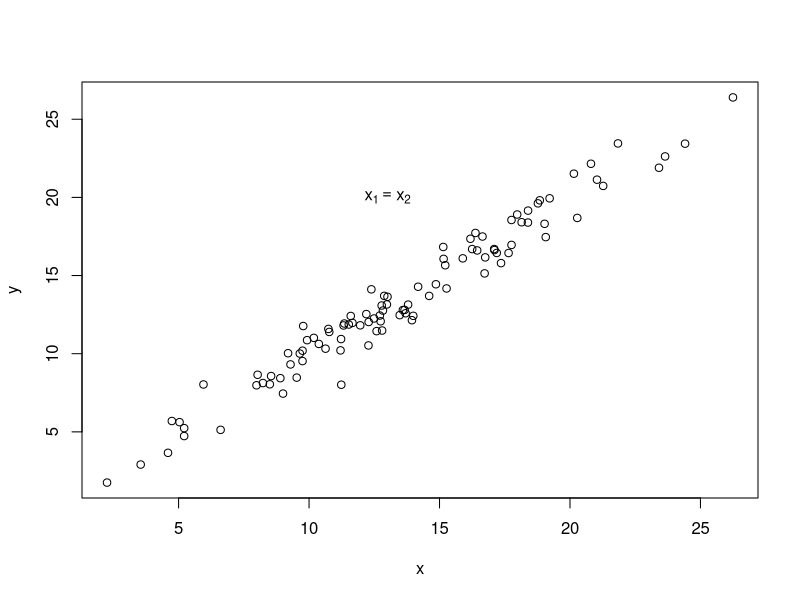
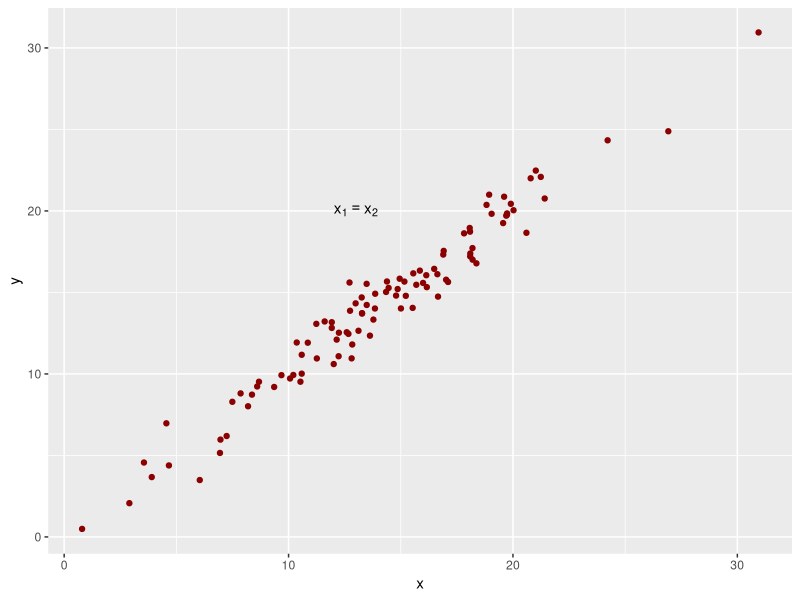
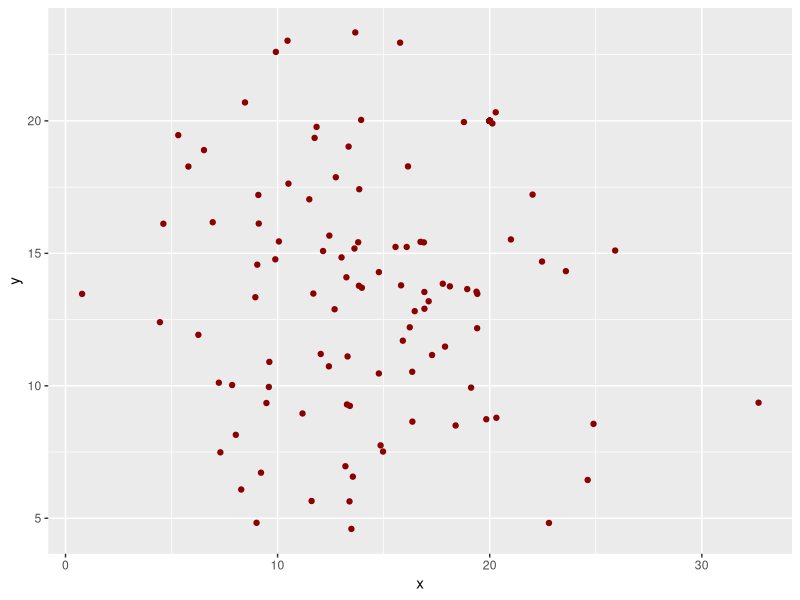
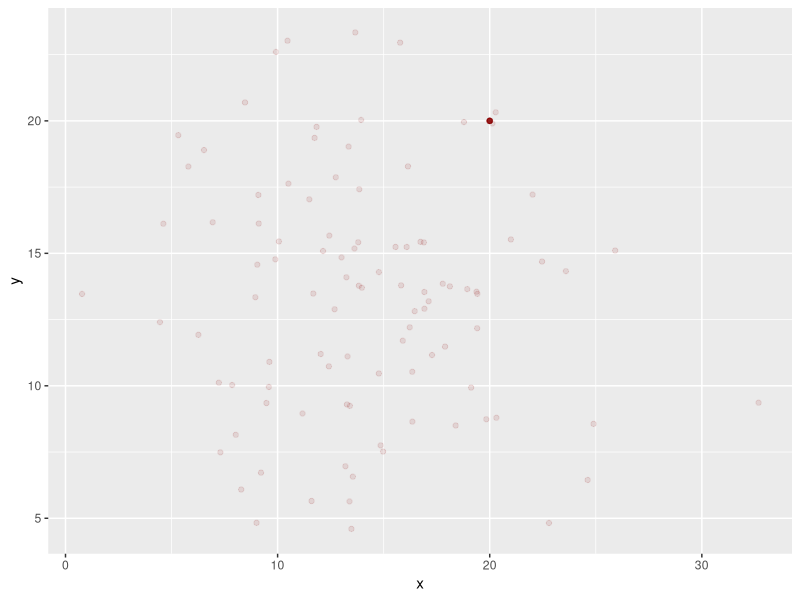
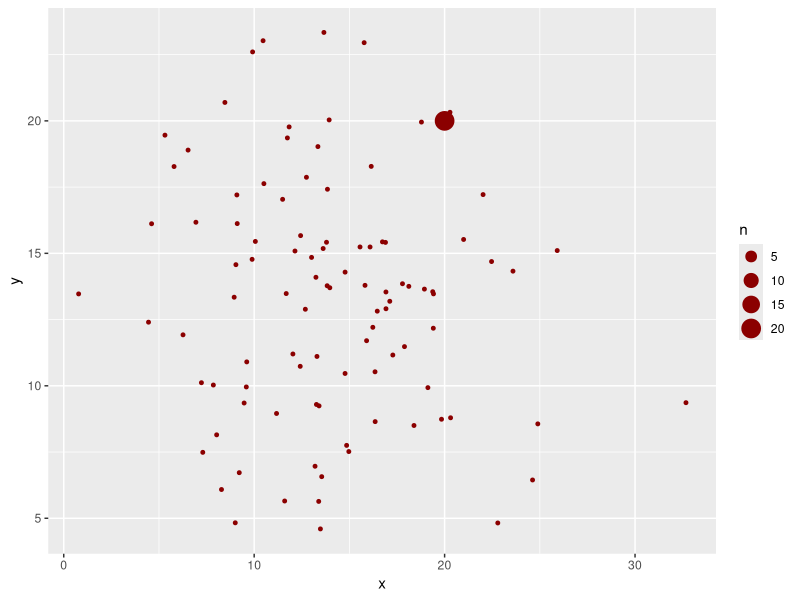
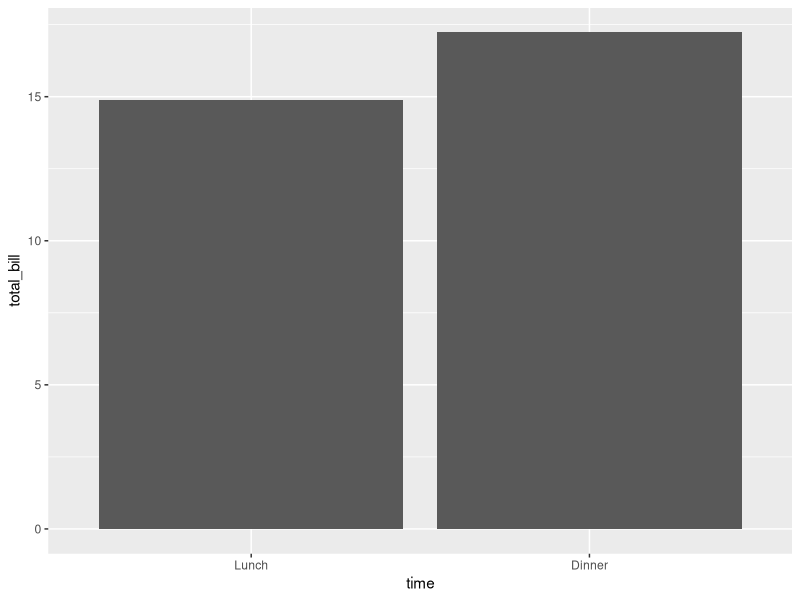
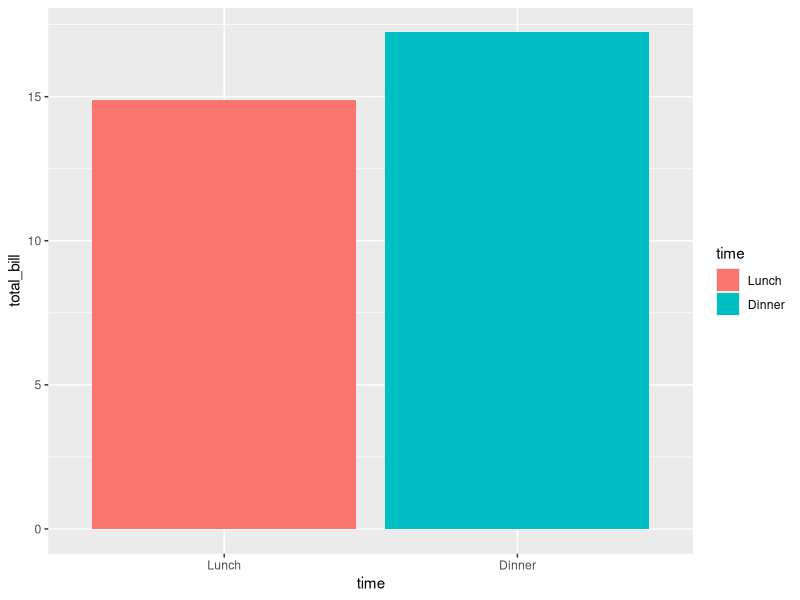
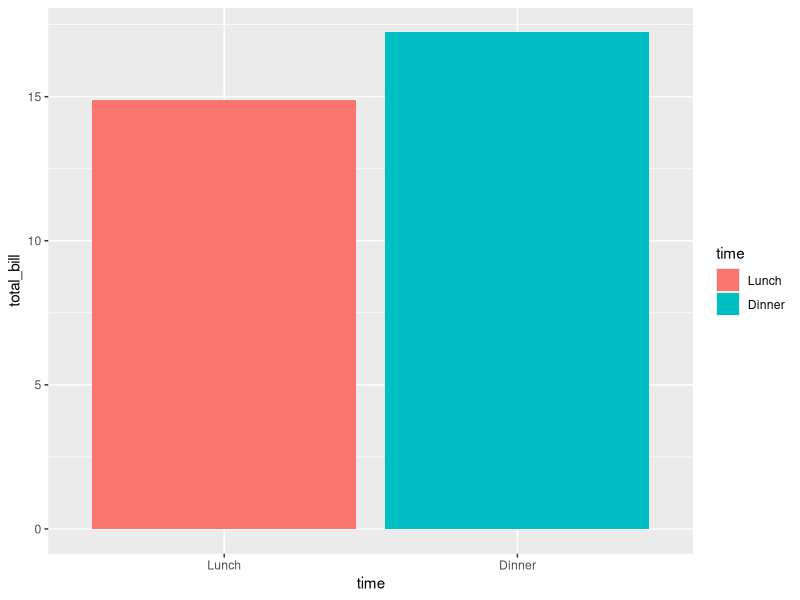

The R source for these figures, in order:
## ---- chunk 1

#这是基于graphic包里例子
x <- rnorm(100,14,5)
y <- x + rnorm(100,0,1)
plot(x,y)
text(13,20, expression(x[1] == x[2]))

## ---- chunk 2
library(ggplot2)
x <- rnorm(100,14,5) 
y <- x + rnorm(100,0,1) 
ggplot(data= NULL, aes(x = x, y = y)) +  #开始绘图
  geom_point(color = "darkred") +  #添加点
  annotate("text", x =13 , y = 20, parse = T, label = "x[1] == x[2]") #添加注释

## ---- chunk 3
# ggplot2里的所有函数可以分为以下几类：
# 用于运算（我们在此不讲，如fortify_，mean_等）
# 初始化、展示绘图等命令（ggplot，plot，print等）
# 按变量组图（facet_等）
# 真正的绘图命令（stat_，geom_，annotate），这三类就是实现一个函数一个图层的核心函数。
# 微调图型：严格意义上说，这一类函数不是再实现图层，而是在做局部调整。
# scale_：直译为标尺，这就是与aes内的各种美学（shape、color、fill、alpha）调整有关的函数。
# guides：调整所有的text。
# coord_：调整坐标。
# theme：调整不与数据有关的图的元素的函数。

## ---- chunk 4
# p <- ggplot(data = , aes(x = , y = ))
## ---- chunk 5
x <- c(rnorm(100,14,5),rep(20,20)) 
y <- c(rnorm(100,14,5) + rnorm(100,0,1),rep(20,20))
ggplot(data= NULL, aes(x = x, y = y)) +  #开始绘图
  geom_point(color = "darkred")

## ---- chunk 6
geom_point

## ---- chunk 7
ggplot(data= NULL, aes(x = x, y = y)) +  #开始绘图
  geom_point(color = "darkred",alpha = 0.1)
## ---- chunk 8
ggplot(data= NULL, aes(x = x, y = y)) + #开始绘图
geom_point(color = "darkred",stat = "sum")
## ---- chunk 9
dat <- data.frame(
  time = factor(c("Lunch","Dinner"), levels=c("Lunch","Dinner")),
  total_bill = c(14.89, 17.23)
)
dat

## ---- chunk 10
library(ggplot2)
# Very basic bar graph
ggplot(data=dat, aes(x=time, y=total_bill)) +
    geom_bar(stat="identity")


# Map the time of day to different fill colors
ggplot(data=dat, aes(x=time, y=total_bill, fill=time)) + 
  geom_bar(stat="identity")

## This would have the same result as above
ggplot(data=dat, aes(x=time, y=total_bill)) +
   geom_bar(aes(fill=time), stat="identity")

# Add a black outline
ggplot(data=dat, aes(x=time, y=total_bill, fill=time)) +
    geom_bar(colour="black", stat="identity")


# No legend, since the information is redundant
ggplot(data=dat, aes(x=time, y=total_bill, fill=time)) +
    geom_bar(colour="black", stat="identity") +
    guides(fill=FALSE)


## ---- chunk 11
# Add title, narrower bars, fill color, and change axis labels
ggplot(data=dat, aes(x=time, y=total_bill, fill=time)) + 
    geom_bar(colour="black", fill="#DD8888", width=.8, stat="identity") + 
    guides(fill=FALSE) +
    xlab("Time of day") + ylab("Total bill") +
    ggtitle("Average bill for 2 people")

## ---- chunk 12
library(reshape2)
# Look at fist several rows
head(tips)

## ---- chunk 13
# Bar graph of counts
ggplot(data=tips, aes(x=day)) +
    geom_bar(stat="count")
## Equivalent to this, since stat="bin" is the default:
ggplot(data=tips, aes(x=day)) +
   geom_bar()

## ---- chunk 14
# Basic line graph
ggplot(data=dat, aes(x=time, y=total_bill, group=1)) +
    geom_line()
## This would have the same result as above
# ggplot(data=dat, aes(x=time, y=total_bill)) +
#     geom_line(aes(group=1))

# Add points
ggplot(data=dat, aes(x=time, y=total_bill, group=1)) +
    geom_line() +
    geom_point()

# Change color of both line and points
# Change line type and point type, and use thicker line and larger points
# Change points to circles with white fill
ggplot(data=dat, aes(x=time, y=total_bill, group=1)) + 
    geom_line(colour="red", linetype="dashed", size=1.5) + 
    geom_point(colour="red", size=4, shape=21, fill="white")

## ---- chunk 15

# Change the y-range to go from 0 to the maximum value in the total_bill column,
# and change axis labels
ggplot(data=dat, aes(x=time, y=total_bill, group=1)) +
    geom_line() +
    geom_point() +
    expand_limits(y=0) +
    xlab("Time of day") + ylab("Total bill") +
    ggtitle("Average bill for 2 people")

## ---- chunk 16
sex = factor(c("Female","Female","Male","Male"))
time = factor(c("Lunch","Dinner","Lunch","Dinner"),
              levels=c("Lunch","Dinner"))
total_bill = c(13.53, 16.81, 16.24, 17.42)

dat1 <- data.frame(sex, time, total_bill)
dat1

## ---- chunk 17
# Stacked bar graph -- this is probably not what you want
ggplot(data=dat1, aes(x=time, y=total_bill, fill=sex)) +
    geom_bar(stat="identity")

# Bar graph, time on x-axis, color fill grouped by sex -- use position_dodge()
ggplot(data=dat1, aes(x=time, y=total_bill, fill=sex)) +
    geom_bar(stat="identity", position=position_dodge())

ggplot(data=dat1, aes(x=time, y=total_bill, fill=sex)) +
    geom_bar(stat="identity", position=position_dodge(), colour="black")

# Change colors
ggplot(data=dat1, aes(x=time, y=total_bill, fill=sex)) +
    geom_bar(stat="identity", position=position_dodge(), colour="black") +
    scale_fill_manual(values=c("#999999", "#E69F00"))


## ---- chunk 18

# Bar graph, time on x-axis, color fill grouped by sex -- use position_dodge()
ggplot(data=dat1, aes(x=sex, y=total_bill, fill=time)) +
    geom_bar(stat="identity", position=position_dodge(), colour="black")


## ---- chunk 19
# Basic line graph with points
ggplot(data=dat1, aes(x=time, y=total_bill, group=sex)) +
    geom_line() +
    geom_point()

# Map sex to color
ggplot(data=dat1, aes(x=time, y=total_bill, group=sex, colour=sex)) +
    geom_line() +
    geom_point()

# Map sex to different point shape, and use larger points
ggplot(data=dat1, aes(x=time, y=total_bill, group=sex, shape=sex)) +
    geom_line() +
    geom_point()


# Use thicker lines and larger points, and hollow white-filled points
ggplot(data=dat1, aes(x=time, y=total_bill, group=sex, shape=sex)) + 
    geom_line(size=1.5) + 
    geom_point(size=3, fill="white") +
    scale_shape_manual(values=c(22,21))

